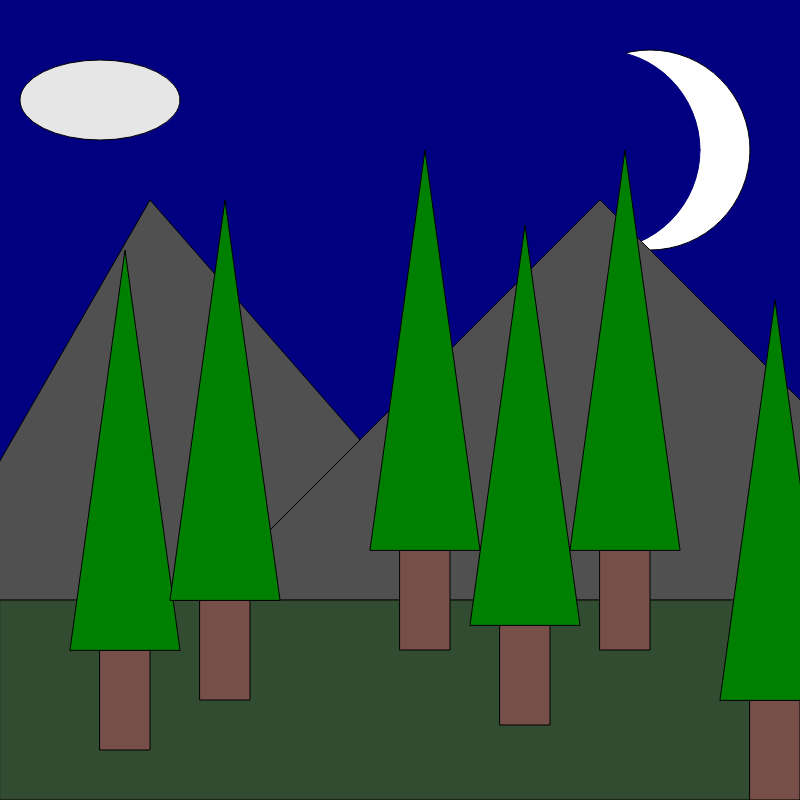
Frame 1 (no input)
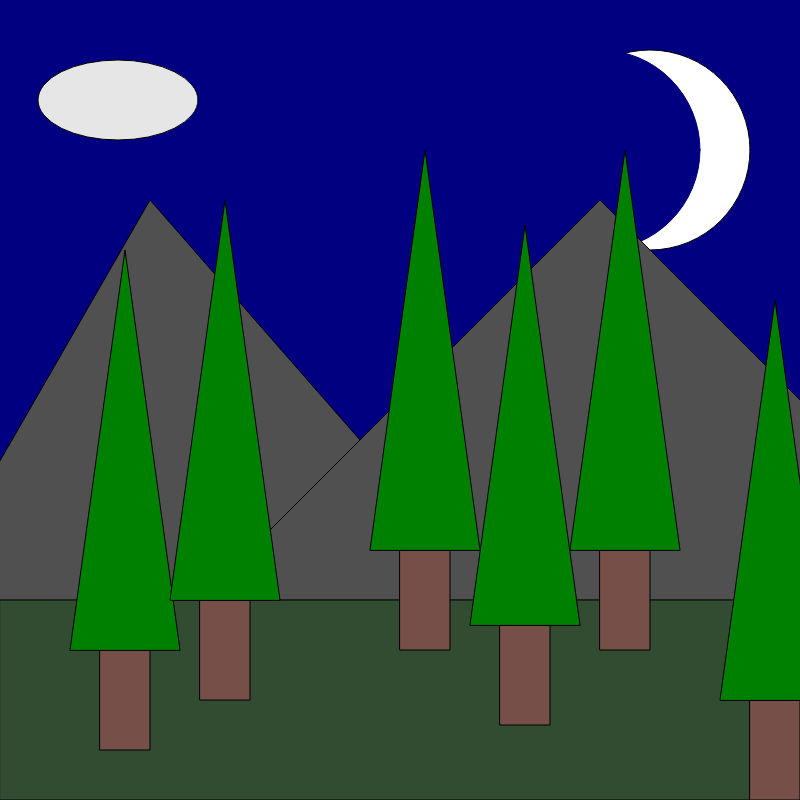
Frame 60 (no input)
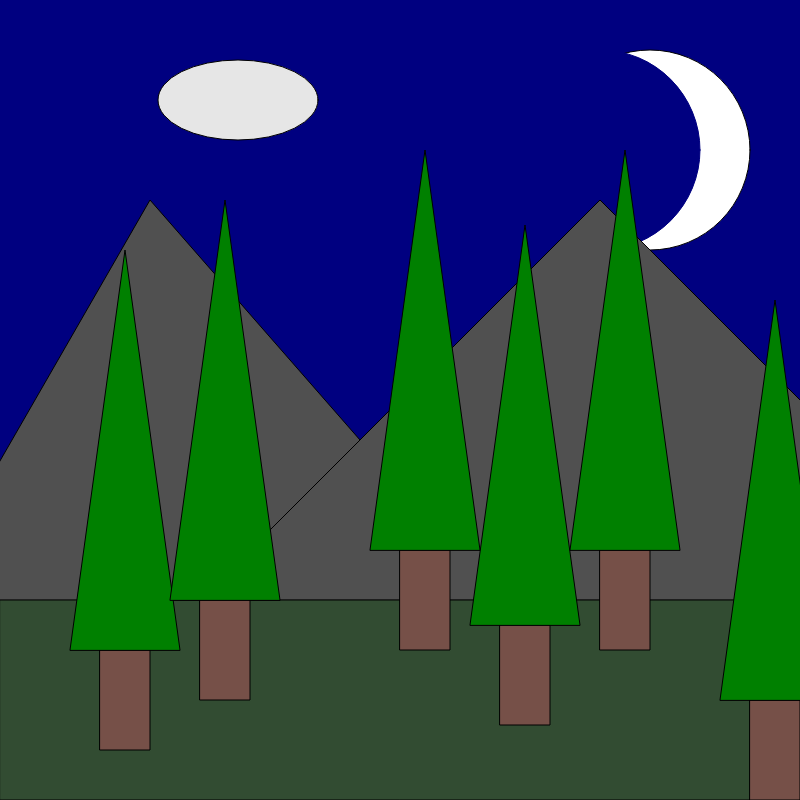
Frame 120 (the mouse pressed at the canvas centre since frame 60)

The p5.js sketch that drew these frames (run headless with seeded random() and noise() and a simulated clock; from frame 60 on, the mouse is pressed at the canvas centre):

// p5.js sketch
// ── sketch.js
let cloudOneX = 100;

function setup() {
    createCanvas(800, 800);
}

function drawTree(x, y) {
    // Trunk
    fill('rgb(118,80,72)');
    stroke('black');
    rect(x, y, width/16, height/8);

    // Leaves
    fill('green');
    triangle(x-30, y, x + (width/16)/2, y-height/2, x+(width/16)+30, y)
}

function drawShootingStar() {

}

function drawMoon(x, y) {
    // Moon
    fill(255);
    stroke(0);
    circle(x, y, height / 4);

    // Overlapping navy circle for crescent moon
    stroke('navy');
    fill('navy');
    circle(x-height/16, y, height / 4);
}

function draw() {
    background('navy');

    drawMoon(650, 150);

    // Mountains
    stroke(0);
    fill(80);
    triangle(-80, 600, 150, 200, 500, 600);
    triangle(200, 600, 600, 200, 1000, 600);

    // Grass
    fill('rgb(50, 76, 50)');
    rect(0, 600, 800, 200);

    // Trees
    drawTree(500, 625);
    drawTree(100, 650);
    drawTree(750, 700);
    drawTree(400, 550);
    drawTree(600, 550);
    drawTree(200, 600);

    // Cloud
    fill(230);
    ellipse(cloudOneX, 100, 160, 80);

    cloudOneX = (frameCount * 2) % width;
    console.log(cloudOneX);

    // Displays x & y position of mouse on canvass
    fill(255);
    text(`mouseX: ${mouseX}, mouseY: ${mouseY}, 20, 20`);
}
// ── styles.css
*,
*::before,
*::after {
    margin: 0;
    padding: 0;
    box-sizing: border-box;
}

body {
    display: flex;
    height: 100vh;
    justify-content: center;
    align-items: center;
}

canvas {
    border-radius: 10px;
}
